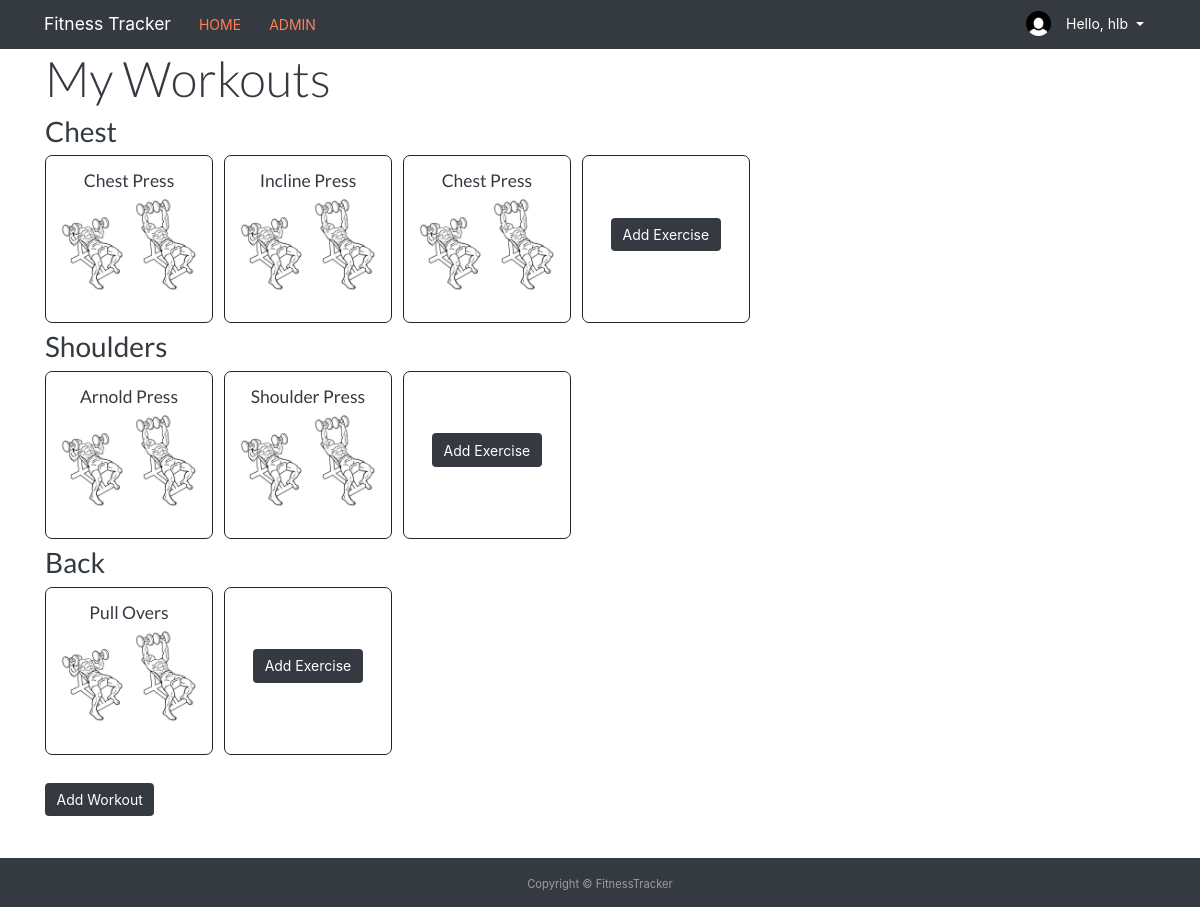
The app's page /home/ (signed in) with its own data.
### users/models.py (models this page shows, shortened)
class Profile(models.Model):
    user = models.OneToOneField(User, on_delete=models.CASCADE)
    image = models.ImageField(default='default.jpg', upload_to='profile_pics')

### workouts/models.py (models this page shows, shortened)
class Workout(models.Model):
    workout_name = models.CharField(max_length=100)
    user = models.ForeignKey(User, on_delete=models.CASCADE)
    def __str__(self):
        return self.workout_name
    @property
    def exercise(self):
        return self.workout.all()

class Exercise(models.Model):
    workout = models.ForeignKey(Workout, on_delete=models.CASCADE, related_name='workout')
    exercise_name = models.CharField(max_length=100)
    image = models.ImageField(default='exercise.jpg', upload_to='exercise_pics')

### workouts/views.py (the view, shortened to what this page needs)
# urls.py: path('home/', views.home, name='workouts_home'),
@login_required
def home(request):
    workouts_all = WorkoutData.objects.all()
    exercise_all = ExerciseData.objects.all()
    form = ExerciseForm()
    form = WorkoutForm()
    context = {
        'workouts': Workout.objects.filter(user=request.user),
        'workouts_all': workouts_all,
        'exercises': exercise_all,
    }
    return render(request, 'workouts/home.html', context)

### workouts/models.py (called while the page is built)
    def __str__(self):
        return self.name

    def __str__(self):
        return self.name

### workouts/templates/workouts/home.html (shortened to what this page needs)
{% extends 'workouts/base.html' %}
{% load static %}
{% block content %}
    <h1 class="display-4">My Workouts</h1>
    {% for workout in workouts %}
    <a class="text-decoration-none" href="{% url 'workouts_workout' workout.id %}"><h2 class="big-link">{{ workout.workout_name }}</h2></a>
    <div class="execise-bigbox">
        {% for exercise in workout.exercise %}
            <div class="exercise-box">
                <h5 class="home-title">{{ exercise.exercise_name }}</h5>
                <img class="exercise-image" src="{{ exercise.image.url }}" alt="">
            </div>
        {% endfor %}
        <div class="exercise-box new-exercise">
            <button type="button" class="btn btn-dark mb-5" data-toggle="modal" data-target="#{{ workout }}Modal">
                Add Exercise
            </button>
        </div>
        </div>
    {% endfor %}
    <br>
<button type="button" class="btn btn-dark mb-5" data-toggle="modal" data-target="#exampleModal">
    Add Workout
</button>
{% endblock content %}

### workouts/templates/workouts/base.html (shortened to what this page needs)
{% load static %}
<!DOCTYPE html>
<html lang="en">
<head>
    <link rel="stylesheet" type='text/css' href="https://cdnjs.cloudflare.com/ajax/libs/semantic-ui/2.2.14/semantic.min.css">
    <link rel="stylesheet" href="https://cdnjs.cloudflare.com/ajax/libs/Chart.js/2.8.0/Chart.min.css" />
    <link rel="stylesheet" href="https://stackpath.bootstrapcdn.com/bootstrap/4.5.0/css/bootstrap.min.css">
    <link rel="stylesheet" href="{% static 'workouts/main.css' %}">
    <link rel="stylesheet" href="https://use.fontawesome.com/releases/v5.7.0/css/all.css">
</head>
<body>
    <header class="site-header">
        <div>
            <nav class="nav navbar-dark bg-dark py-2">
                <div class="container nav">
                <a class="navbar-brand" href="{% url 'workouts_home' %}">Fitness Tracker</a>
                <a class="nav-link" href="{% url 'workouts_home' %}">HOME</a>
                <a class="nav-link"href="/admin/">ADMIN</a>
                <div class="dropdown ml-auto">
                  {% if user.is_authenticated %}
                  <img class="rounded-circle account-img" src="{{ user.profile.image.url }}" alt="">
                  <button class="btn btn-dark dropdown-toggle" type="button" id="dropdownMenu2" data-toggle="dropdown" aria-haspopup="true" aria-expanded="false">
                    Hello, {{ user.username }}
                  </button>
                  {% endif %}
                </div>
                </div>
            </nav>
        </div>
    </header>
    <main>
      <div class="container">
      {% block content %}{% endblock %}
      </div>
    </main>
    <footer id="sticky-footer" class="footer py-3 bg-dark text-white-50">
      <div class="container text-center">
        <small>Copyright &copy; FitnessTracker</small>
      </div>
    </footer>
  </body>
</html>

### workouts/static/workouts/main.css (style rules this page uses)
body main { min-height: calc(100vh - 7rem); }
.nav-link { color: coral; display: inline-block; }
.navbar-brand { margin-left: 1rem; }
h1, h2, h3, h4, h5, h6 { color: rgb(52, 58, 64); }
a .big-link { display: inline-block; }
.exercise-box { border: 1px solid; border-radius: 0.5rem; margin: 0.5rem 0rem; margin-right: 0.5rem; padding: 1rem; height: 12rem; width: 12rem; text-align: center; display: inline-block; vertical-align: middle; }
.new-exercise { line-height: 12rem; }
.exercise-image { max-width: 100%; max-height: 100%; vertical-align: middle; }
.account-img { height: 25px; width: 25px; }

### records on screen
Workout: workout_name "Chest"
Exercise: exercise_name "Chest Press", image (picture)
Exercise: exercise_name "Incline Press", image (picture)
Exercise: exercise_name "Chest Press", image (picture)
Workout: workout_name "Shoulders"
Exercise: exercise_name "Arnold Press", image (picture)
Exercise: exercise_name "Shoulder Press", image (picture)
Workout: workout_name "Back"
Exercise: exercise_name "Pull Overs", image (picture)

### other values on screen
{{ user.username }} "hlb"
